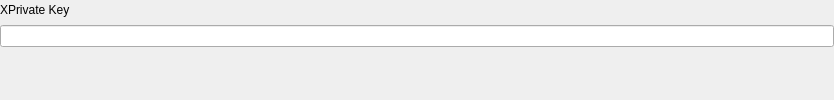
            <widget class="QWidget" name="fromXPrivateKeyQStackedWidget">
             <layout class="QVBoxLayout" name="verticalLayout_10">
              <property name="spacing">
               <number>15</number>
              </property>
              <property name="leftMargin">
               <number>0</number>
              </property>
              <property name="topMargin">
               <number>0</number>
              </property>
              <property name="rightMargin">
               <number>0</number>
              </property>
              <property name="bottomMargin">
               <number>0</number>
              </property>
              <item>
               <widget class="QFrame" name="XPrivateKeyQFrame">
                <layout class="QVBoxLayout" name="XPrivateKeyVLayout">
                 <property name="spacing">
                  <number>5</number>
                 </property>
                 <property name="leftMargin">
                  <number>0</number>
                 </property>
                 <property name="topMargin">
                  <number>0</number>
                 </property>
                 <property name="rightMargin">
                  <number>0</number>
                 </property>
                 <property name="bottomMargin">
                  <number>0</number>
                 </property>
                 <item>
                  <widget class="QFrame" name="XPrivateKeyLabelQFrame">
                   <layout class="QHBoxLayout" name="XPrivateKeyLabelHLayout">
                    <property name="spacing">
                     <number>15</number>
                    </property>
                    <property name="leftMargin">
                     <number>0</number>
                    </property>
                    <property name="topMargin">
                     <number>0</number>
                    </property>
                    <property name="rightMargin">
                     <number>0</number>
                    </property>
                    <property name="bottomMargin">
                     <number>0</number>
                    </property>
                    <item>
                     <widget class="QLabel" name="XPrivateKeyQLabel">
                      <property name="text">
                       <string>XPrivate Key</string>
                      </property>
                     </widget>
                    </item>
                    <item>
                     <spacer name="XPrivateKeyLabelHSpacer">
                      <property name="orientation">
                       <enum>Qt::Horizontal</enum>
                      </property>
                      <property name="sizeHint" stdset="0">
                       <size>
                        <width>764</width>
                        <height>20</height>
                       </size>
                      </property>
                     </spacer>
                    </item>
                   </layout>
                  </widget>
                 </item>
                 <item>
                  <widget class="QLineEdit" name="XPrivateKeyQLineEdit"/>
                 </item>
                </layout>
               </widget>
              </item>
              <item>
               <spacer name="verticalSpacer_2">
                <property name="orientation">
                 <enum>Qt::Vertical</enum>
                </property>
                <property name="sizeHint" stdset="0">
                 <size>
                  <width>20</width>
                  <height>40</height>
                 </size>
                </property>
               </spacer>
              </item>
             </layout>
            </widget>
